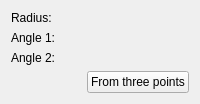
     <widget class="QWidget" name="page10_circle">
      <layout class="QGridLayout" name="gridLayout_3">
       <item row="0" column="0">
        <layout class="QGridLayout" name="circleParameters">
         <property name="leftMargin">
          <number>0</number>
         </property>
         <property name="topMargin">
          <number>0</number>
         </property>
         <property name="rightMargin">
          <number>0</number>
         </property>
         <property name="bottomMargin">
          <number>0</number>
         </property>
         <property name="spacing">
          <number>6</number>
         </property>
         <item row="0" column="0">
          <widget class="QLabel" name="Radius">
           <property name="text">
            <string>Radius:</string>
           </property>
          </widget>
         </item>
         <item row="1" column="0">
          <widget class="QLabel" name="Angle0">
           <property name="text">
            <string>Angle 1:</string>
           </property>
          </widget>
         </item>
         <item row="2" column="0">
          <widget class="QLabel" name="Angle1">
           <property name="text">
            <string>Angle 2:</string>
           </property>
          </widget>
         </item>
         <item row="1" column="1">
          <widget class="Gui::QuantitySpinBox" name="circleAngle0" native="true">
           <property name="unit" stdset="0">
            <string notr="true">deg</string>
           </property>
           <property name="value" stdset="0">
            <double>0.000000000000000</double>
           </property>
          </widget>
         </item>
         <item row="2" column="1">
          <widget class="Gui::QuantitySpinBox" name="circleAngle1" native="true">
           <property name="unit" stdset="0">
            <string notr="true">deg</string>
           </property>
           <property name="value" stdset="0">
            <double>360.000000000000000</double>
           </property>
          </widget>
         </item>
         <item row="0" column="1">
          <widget class="Gui::QuantitySpinBox" name="circleRadius" native="true">
           <property name="unit" stdset="0">
            <string notr="true">mm</string>
           </property>
           <property name="value" stdset="0">
            <double>2.000000000000000</double>
           </property>
          </widget>
         </item>
        </layout>
       </item>
       <item row="1" column="0">
        <layout class="QHBoxLayout" name="horizontalLayout">
         <item>
          <spacer name="horizontalSpacer">
           <property name="orientation">
            <enum>Qt::Horizontal</enum>
           </property>
           <property name="sizeHint" stdset="0">
            <size>
             <width>40</width>
             <height>20</height>
            </size>
           </property>
          </spacer>
         </item>
         <item>
          <widget class="QPushButton" name="buttonCircleFromThreePoints">
           <property name="text">
            <string>From three points</string>
           </property>
          </widget>
         </item>
        </layout>
       </item>
       <item row="2" column="0">
        <spacer name="verticalSpacer">
         <property name="orientation">
          <enum>Qt::Vertical</enum>
         </property>
         <property name="sizeHint" stdset="0">
          <size>
           <width>0</width>
           <height>0</height>
          </size>
         </property>
        </spacer>
       </item>
      </layout>
     </widget>
